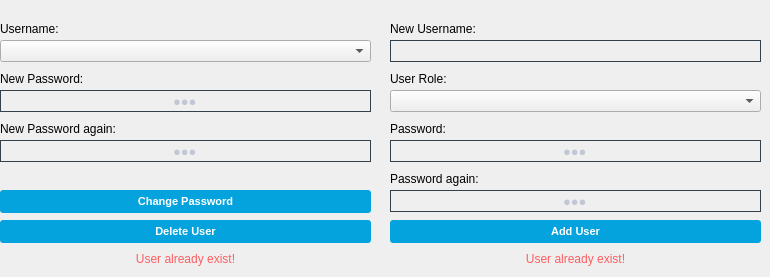
      <widget class="QWidget" name="tab_user_management">
       <attribute name="title">
        <string>User Management</string>
       </attribute>
       <widget class="QLabel" name="lbl_user_mgr_new_user_password">
        <property name="geometry">
         <rect>
          <x>0</x>
          <y>70</y>
          <width>371</width>
          <height>18</height>
         </rect>
        </property>
        <property name="font">
         <font>
          <family>Arial</family>
         </font>
        </property>
        <property name="text">
         <string>New Password:</string>
        </property>
       </widget>
       <widget class="QComboBox" name="cb_user_mgr_usernames">
        <property name="geometry">
         <rect>
          <x>0</x>
          <y>40</y>
          <width>371</width>
          <height>22</height>
         </rect>
        </property>
        <property name="font">
         <font>
          <family>Arial</family>
         </font>
        </property>
        <property name="styleSheet">
         <string notr="true"/>
        </property>
        <property name="editable">
         <bool>false</bool>
        </property>
        <property name="placeholderText">
         <string/>
        </property>
       </widget>
       <widget class="QLineEdit" name="txt_user_mgr_new_password">
        <property name="geometry">
         <rect>
          <x>0</x>
          <y>90</y>
          <width>371</width>
          <height>22</height>
         </rect>
        </property>
        <property name="font">
         <font>
          <family>Arial</family>
          <pointsize>-1</pointsize>
         </font>
        </property>
        <property name="styleSheet">
         <string notr="true">QLineEdit
{
	background-color: transparent;
	color: #c2c7d5;
	font-size: 13px;
 border: 1px solid #32414B;
}</string>
        </property>
        <property name="text">
         <string>aaa</string>
        </property>
        <property name="echoMode">
         <enum>QLineEdit::PasswordEchoOnEdit</enum>
        </property>
        <property name="alignment">
         <set>Qt::AlignCenter</set>
        </property>
       </widget>
       <widget class="QLabel" name="lbl_user_mgr_usernames">
        <property name="geometry">
         <rect>
          <x>0</x>
          <y>20</y>
          <width>371</width>
          <height>18</height>
         </rect>
        </property>
        <property name="font">
         <font>
          <family>Arial</family>
         </font>
        </property>
        <property name="text">
         <string>Username:</string>
        </property>
       </widget>
       <widget class="QPushButton" name="btn_user_mgr_change_user_password">
        <property name="geometry">
         <rect>
          <x>0</x>
          <y>190</y>
          <width>371</width>
          <height>23</height>
         </rect>
        </property>
        <property name="font">
         <font>
          <family>Arial</family>
          <pointsize>-1</pointsize>
          <weight>75</weight>
          <bold>true</bold>
         </font>
        </property>
        <property name="styleSheet">
         <string notr="true">/*-----QPushButton-----*/
QPushButton
{
	background-color: rgb(4, 163, 221);
	color: #fff;
	font-size: 11px;
	font-weight: bold;
	border: none;
	border-radius: 3px;
	padding: 5px;

}


QPushButton::pressed
{
	background-color: rgb(3, 115, 213);

}</string>
        </property>
        <property name="text">
         <string>Change Password</string>
        </property>
       </widget>
       <widget class="QPushButton" name="btn_user_mgr_add_new_user">
        <property name="geometry">
         <rect>
          <x>390</x>
          <y>220</y>
          <width>371</width>
          <height>23</height>
         </rect>
        </property>
        <property name="font">
         <font>
          <family>Arial</family>
          <pointsize>-1</pointsize>
          <weight>75</weight>
          <bold>true</bold>
         </font>
        </property>
        <property name="styleSheet">
         <string notr="true">/*-----QPushButton-----*/
QPushButton
{
	background-color: rgb(4, 163, 221);
	color: #fff;
	font-size: 11px;
	font-weight: bold;
	border: none;
	border-radius: 3px;
	padding: 5px;

}


QPushButton::pressed
{
	background-color: rgb(3, 115, 213);

}</string>
        </property>
        <property name="text">
         <string>Add User</string>
        </property>
       </widget>
       <widget class="QPushButton" name="btn_user_mgr_delete_user">
        <property name="geometry">
         <rect>
          <x>0</x>
          <y>220</y>
          <width>371</width>
          <height>23</height>
         </rect>
        </property>
        <property name="font">
         <font>
          <family>Arial</family>
          <pointsize>-1</pointsize>
          <weight>75</weight>
          <bold>true</bold>
         </font>
        </property>
        <property name="styleSheet">
         <string notr="true">/*-----QPushButton-----*/
QPushButton
{
	background-color: rgb(4, 163, 221);
	color: #fff;
	font-size: 11px;
	font-weight: bold;
	border: none;
	border-radius: 3px;
	padding: 5px;

}


QPushButton::pressed
{
	background-color: rgb(3, 115, 213);

}</string>
        </property>
        <property name="text">
         <string>Delete User</string>
        </property>
       </widget>
       <widget class="QLabel" name="lbl_user_mgr_role">
        <property name="geometry">
         <rect>
          <x>390</x>
          <y>70</y>
          <width>371</width>
          <height>18</height>
         </rect>
        </property>
        <property name="font">
         <font>
          <family>Arial</family>
         </font>
        </property>
        <property name="text">
         <string>User Role:</string>
        </property>
       </widget>
       <widget class="QComboBox" name="cb_user_mgr_add_user_role">
        <property name="geometry">
         <rect>
          <x>390</x>
          <y>90</y>
          <width>371</width>
          <height>22</height>
         </rect>
        </property>
        <property name="font">
         <font>
          <family>Arial</family>
         </font>
        </property>
        <property name="styleSheet">
         <string notr="true"/>
        </property>
        <property name="editable">
         <bool>false</bool>
        </property>
        <property name="placeholderText">
         <string/>
        </property>
       </widget>
       <widget class="QLabel" name="lbl_user_mgr_add_username">
        <property name="geometry">
         <rect>
          <x>390</x>
          <y>20</y>
          <width>371</width>
          <height>18</height>
         </rect>
        </property>
        <property name="font">
         <font>
          <family>Arial</family>
         </font>
        </property>
        <property name="text">
         <string>New Username:</string>
        </property>
       </widget>
       <widget class="QLineEdit" name="txt_user_mgr_add_password">
        <property name="geometry">
         <rect>
          <x>390</x>
          <y>140</y>
          <width>371</width>
          <height>22</height>
         </rect>
        </property>
        <property name="font">
         <font>
          <family>Arial</family>
          <pointsize>-1</pointsize>
         </font>
        </property>
        <property name="styleSheet">
         <string notr="true">QLineEdit
{
	background-color: transparent;
	color: #c2c7d5;
	font-size: 13px;
 border: 1px solid #32414B;
}</string>
        </property>
        <property name="text">
         <string>aaa</string>
        </property>
        <property name="echoMode">
         <enum>QLineEdit::PasswordEchoOnEdit</enum>
        </property>
        <property name="alignment">
         <set>Qt::AlignCenter</set>
        </property>
       </widget>
       <widget class="QLabel" name="lbl_user_mgr_add_password">
        <property name="geometry">
         <rect>
          <x>390</x>
          <y>120</y>
          <width>371</width>
          <height>18</height>
         </rect>
        </property>
        <property name="font">
         <font>
          <family>Arial</family>
         </font>
        </property>
        <property name="text">
         <string>Password:</string>
        </property>
       </widget>
       <widget class="QLineEdit" name="txt_user_mgr_add_username">
        <property name="geometry">
         <rect>
          <x>390</x>
          <y>40</y>
          <width>371</width>
          <height>22</height>
         </rect>
        </property>
        <property name="font">
         <font>
          <family>Arial</family>
          <pointsize>-1</pointsize>
         </font>
        </property>
        <property name="styleSheet">
         <string notr="true">/*-----QLabel-----*/
QLineEdit
{
	background-color: transparent;
	color: #c2c7d5;
	font-size: 13px;
 border: 1px solid #32414B;
}</string>
        </property>
        <property name="alignment">
         <set>Qt::AlignCenter</set>
        </property>
       </widget>
       <widget class="QLabel" name="lbl_user_mgr_new_user_password_again">
        <property name="geometry">
         <rect>
          <x>0</x>
          <y>120</y>
          <width>371</width>
          <height>18</height>
         </rect>
        </property>
        <property name="font">
         <font>
          <family>Arial</family>
         </font>
        </property>
        <property name="text">
         <string>New Password again:</string>
        </property>
       </widget>
       <widget class="QLineEdit" name="txt_user_mgr_new_password_again">
        <property name="geometry">
         <rect>
          <x>0</x>
          <y>140</y>
          <width>371</width>
          <height>22</height>
         </rect>
        </property>
        <property name="font">
         <font>
          <family>Arial</family>
          <pointsize>-1</pointsize>
         </font>
        </property>
        <property name="styleSheet">
         <string notr="true">QLineEdit
{
	background-color: transparent;
	color: #c2c7d5;
	font-size: 13px;
 border: 1px solid #32414B;
}</string>
        </property>
        <property name="text">
         <string>aaa</string>
        </property>
        <property name="echoMode">
         <enum>QLineEdit::PasswordEchoOnEdit</enum>
        </property>
        <property name="alignment">
         <set>Qt::AlignCenter</set>
        </property>
       </widget>
       <widget class="QLineEdit" name="txt_user_mgr_password_again">
        <property name="geometry">
         <rect>
          <x>390</x>
          <y>190</y>
          <width>371</width>
          <height>22</height>
         </rect>
        </property>
        <property name="font">
         <font>
          <family>Arial</family>
          <pointsize>-1</pointsize>
         </font>
        </property>
        <property name="styleSheet">
         <string notr="true">QLineEdit
{
	background-color: transparent;
	color: #c2c7d5;
	font-size: 13px;
 border: 1px solid #32414B;
}</string>
        </property>
        <property name="text">
         <string>aaa</string>
        </property>
        <property name="echoMode">
         <enum>QLineEdit::PasswordEchoOnEdit</enum>
        </property>
        <property name="alignment">
         <set>Qt::AlignCenter</set>
        </property>
       </widget>
       <widget class="QLabel" name="lbl_user_mgr_add_password_again">
        <property name="geometry">
         <rect>
          <x>390</x>
          <y>170</y>
          <width>371</width>
          <height>18</height>
         </rect>
        </property>
        <property name="font">
         <font>
          <family>Arial</family>
         </font>
        </property>
        <property name="text">
         <string>Password again:</string>
        </property>
       </widget>
       <widget class="QLabel" name="lbl_user_mgr_add_hint">
        <property name="geometry">
         <rect>
          <x>390</x>
          <y>250</y>
          <width>371</width>
          <height>18</height>
         </rect>
        </property>
        <property name="styleSheet">
         <string notr="true">QLabel{
	font: 75 10pt &quot;Arial&quot;;
	color:rgb(255, 94, 97);
}</string>
        </property>
        <property name="text">
         <string>User already exist!</string>
        </property>
        <property name="alignment">
         <set>Qt::AlignCenter</set>
        </property>
       </widget>
       <widget class="QLabel" name="lbl_user_mgr_change_password_hint">
        <property name="geometry">
         <rect>
          <x>0</x>
          <y>250</y>
          <width>371</width>
          <height>18</height>
         </rect>
        </property>
        <property name="styleSheet">
         <string notr="true">QLabel{
	font: 75 10pt &quot;Arial&quot;;
	color:rgb(255, 94, 97);
}</string>
        </property>
        <property name="text">
         <string>User already exist!</string>
        </property>
        <property name="alignment">
         <set>Qt::AlignCenter</set>
        </property>
       </widget>
      </widget>
